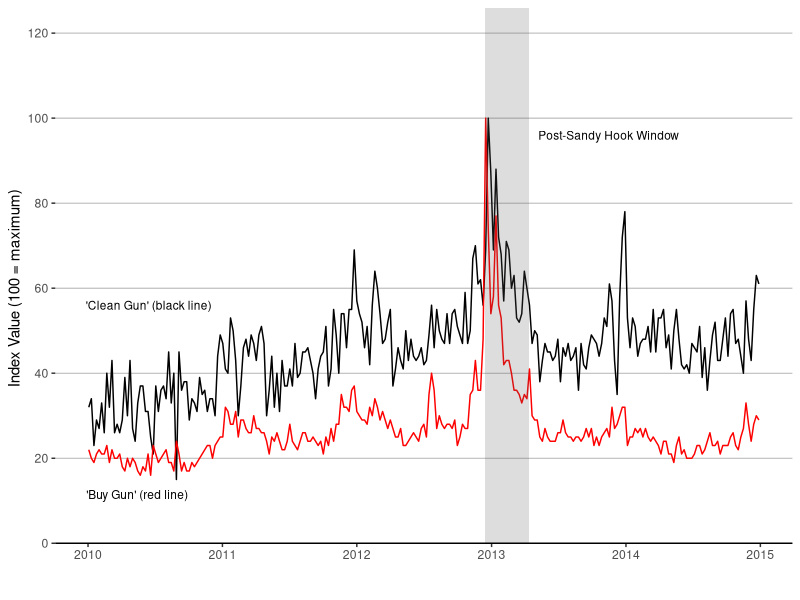

Write the R code that produced this figure.
## ---- chunk 1
knitr::opts_chunk$set(echo = FALSE)

library(haven)
library(ggplot2)
library(dplyr)
library(readxl)
library(tidyverse)
## ---- chunk 2

# Setting message = FALSE because it is telling us about renaming the columns when we first load in the data, but we are going to be changing these names anyways.
# Setting warning = FALSE because a warning appears about the date format.
# Reading in the excel sheet.

google <- read_xlsx("dataverse_files/Google Trends data for Figure 1.xlsx", 
    col_types = c("date", "numeric", "numeric"))

# Removing two rows that are either empty or are just describing the data set.

google <- google[-c(1, 2),]

# Chnaging the column titles to the first row's information.

colnames(google) = google[1, ]
google = google[-1, ]

colnames(google)[1:3] <- c("week", "clean_gun", "buy_gun")

google$week <- as.Date(google$week , format = "%Y-%m-%d")
## ---- chunk 3
shift_axis <- function(p, y=0){
  g <- ggplotGrob(p)
  dummy <- data.frame(y=y)
  ax <- g[["grobs"]][g$layout$name == "axis-b"][[1]]
  p + annotation_custom(grid::grobTree(ax, vp = grid::viewport(y=1, height=sum(ax$height))), 
                        ymax=y, ymin=y) +
    geom_hline(aes(yintercept=y), data = dummy) +
    theme(axis.text.x = element_blank(), 
          axis.ticks.x=element_blank())

}
## ---- chunk 4
rects <- data.frame(xstart = as.POSIXct('2012-12-14'), xend = as.POSIXct('2013-04-14'))
## ---- chunk 5
plot <- google %>%
  ggplot(aes(x = week)) +
  geom_line(aes(y = clean_gun), color = "black") +
  geom_line(aes(y = buy_gun), color = "red") +
  annotate("rect", xmin = as.Date('2012-12-14'), xmax = as.Date('2013-04-14'), ymin = 0, ymax = Inf, alpha = 0.2) +
  scale_x_date(date_breaks = "1 year", date_minor_breaks = "1 month", date_labels = "%Y") +
  scale_y_continuous(breaks = c(0, 20, 40, 60, 80, 100, 120), limits = c(0, 120)) +
  labs(x = "", y = "Index Value (100 = maximum)") +
  theme(panel.grid.major.x = element_blank(),
        panel.grid.major.y = element_line( size=0.3, color = "darkgray"),
        panel.background = element_rect(fill= "white")) +
  annotate(geom = "text", x = as.Date('2013-11-15'), y = 96, label = "Post-Sandy Hook Window", size = 3) +
  annotate(geom = "text", x = as.Date('2010-06-15'), y = 56, label = "'Clean Gun' (black line)", size = 3) +
  annotate(geom = "text", x = as.Date('2010-05-15'), y = 11.5, label = "'Buy Gun' (red line)", size = 3)

shift_axis(plot, 0)
